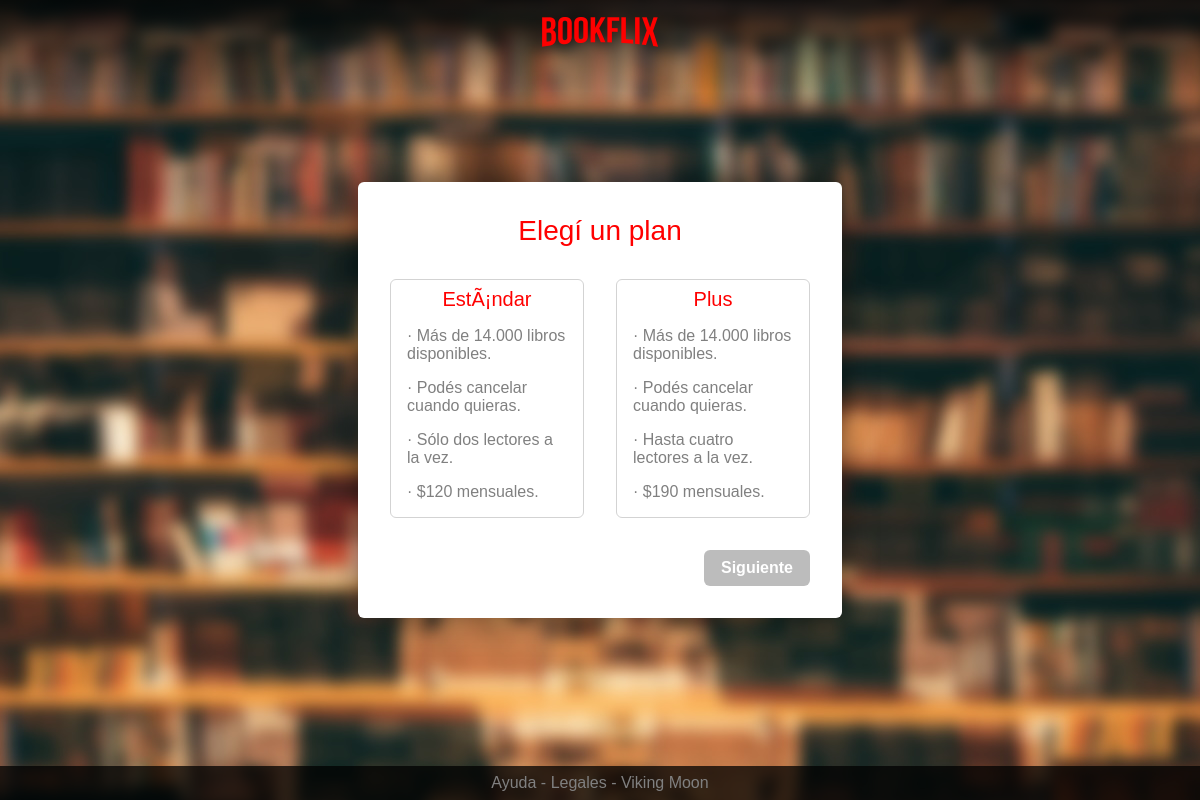
The app's page /signup.php with its own data.
### tables this page shows
CREATE TABLE `plans` (
  `id` int(11) NOT NULL,
  `name_spa` varchar(32) NOT NULL,
  `price` double NOT NULL,
  `max_profiles` int(11) NOT NULL
);

### signup.php (the view, shortened to what this page needs)
<?php
	$conn = conn();
	$st = mysqli_fetch_assoc(mysqli_query($conn, "SELECT * FROM plans WHERE id ='1'"));
	$pl = mysqli_fetch_assoc(mysqli_query($conn, "SELECT * FROM plans WHERE id ='2'"));
	$stName = $st["name_spa"];
	$stPrice = $st["price"];
	$plName = $pl["name_spa"];
	$plPrice = $pl["price"];
?>
<html>
<head>
    <link rel="stylesheet" href="css/general.css">
    <link rel="stylesheet" href="css/alternative.css">
</head>
<body class="books">
    <div id="for-footer" class="for-footer">
		<div class="top-bar-simple">
				<img class="margin-16"  src="res/header.png"/>
		</div>
		<form method="POST" action="signupDB.php" id="signup-form">
			<div class="form absolute-center box-shadow " id="plans-form">
				<div style="padding:0.5px;"></div>
				<div class="title">Elegí un plan</div>
				<div style="padding:16px;"></div>
				<div style="display:flex;">
					<div class="plan smooth" id="plan-standard" onclick="selectPlan(1)">
						<div class="plan-name"><?php echo $stName  ?></div>
						<div class="plan-text">· Más de 14.000 libros disponibles.</div>
						<div class="plan-text">· Podés cancelar cuando quieras.</div>
						<div class="plan-text">· Sólo dos lectores a la vez.</div>
						<div class="plan-text">· $<?php echo $stPrice  ?> mensuales.</div>
					</div>
					<div style="padding:16px;"></div>
					<div class="plan smooth" id="plan-plus" onclick="selectPlan(2)">
						<div class="plan-name"><?php echo $plName  ?></div>
						<div class="plan-text">· Más de 14.000 libros disponibles.</div>
						<div class="plan-text">· Podés cancelar cuando quieras.</div>
						<div class="plan-text">· Hasta cuatro lectores a la vez.</div>
						<div class="plan-text">· $<?php echo $plPrice  ?> mensuales.</div>
					</div>
				</div>
				<div style="padding:16px;"></div>
				<a class="button accent-alt submit disabled" id="plan-next" onclick="showDataForm()">Siguiente</a>
			</div>
		</form>
    </div>
    <div class="footer">
        <span>
            <a class="gray-link" href='help.php'>Ayuda</a>
            -
            <a class="gray-link" href='legal.php'>Legales</a>
            -
            <a class="gray-link" href='vm.php'>Viking Moon</a>
        </span>
    </div>
</body>
</html>

### css/general.css (style rules this page uses)
body { margin: 0; width: 100%; background-color: black; color: white; font-family: Arial,Helvetica Neue,Helvetica,sans-serif; min-width: 800px; min-height: 720px; }
.box-shadow { box-shadow: 0px 0px 32px 0px rgba(0,0,0,.5) }
.top-bar-simple { background: linear-gradient(180deg, rgba(0,0,0,.75) 0%, rgba(0,0,0,0) 100%); text-align: center; height: 92px; }
.books { background-image: url("../res/books.jpg"); background-position: center; }
.footer { position: static; width: 100%; bottom: 0; text-align: center; color: gray; padding-top: 8px; padding-bottom: 8px; background-color: rgba(0,0,0,.75); }
.for-footer { height:calc(100% - 34px); }
.button { border: 1px solid transparent; border-radius: 6px; color: red; font-weight: bold; text-decoration: none; padding: 8px; padding-left: 16px; padding-right: 16px; cursor: pointer; min-width:64px; text-align:center; transition: .1s; }
.disabled { pointer-events: none; filter: grayscale(100%); opacity:.33; }
.accent-alt { color: white; background-color: red; }
.margin-16 { margin: 16px; }
.absolute-center { position: absolute; top: 50%; left: 50%; transform: translate(-50%, -50%); }
.gray-link { color: gray; text-decoration: none; }
.smooth { transition: .1s; }

### css/alternative.css (style rules this page uses)
.form { color: red; border-radius: 6px; background-color: white; width: 420px; padding: 32px; }
.submit { float: right; text-align: center; font-size: 16px; }
.title { font-size: 28px; text-align: center; }
.plan-name { color: red; margin: 8px; font-size: 20px; text-align: center; }
.plan-text { margin: 16px; }
.plan { border: 1px solid lightgray; border-radius: 6px; color: gray; display: inline-block; width: 50%; cursor: pointer; }

### records on screen
plans: name_spa "EstÃ¡ndar", price "120"
plans: name_spa "Plus", price "190"
